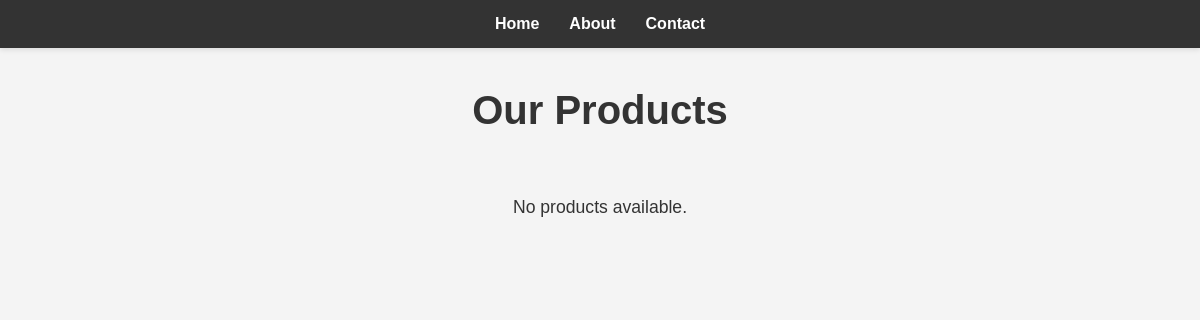
/myApp/, run on an earlier commit of the app's database.
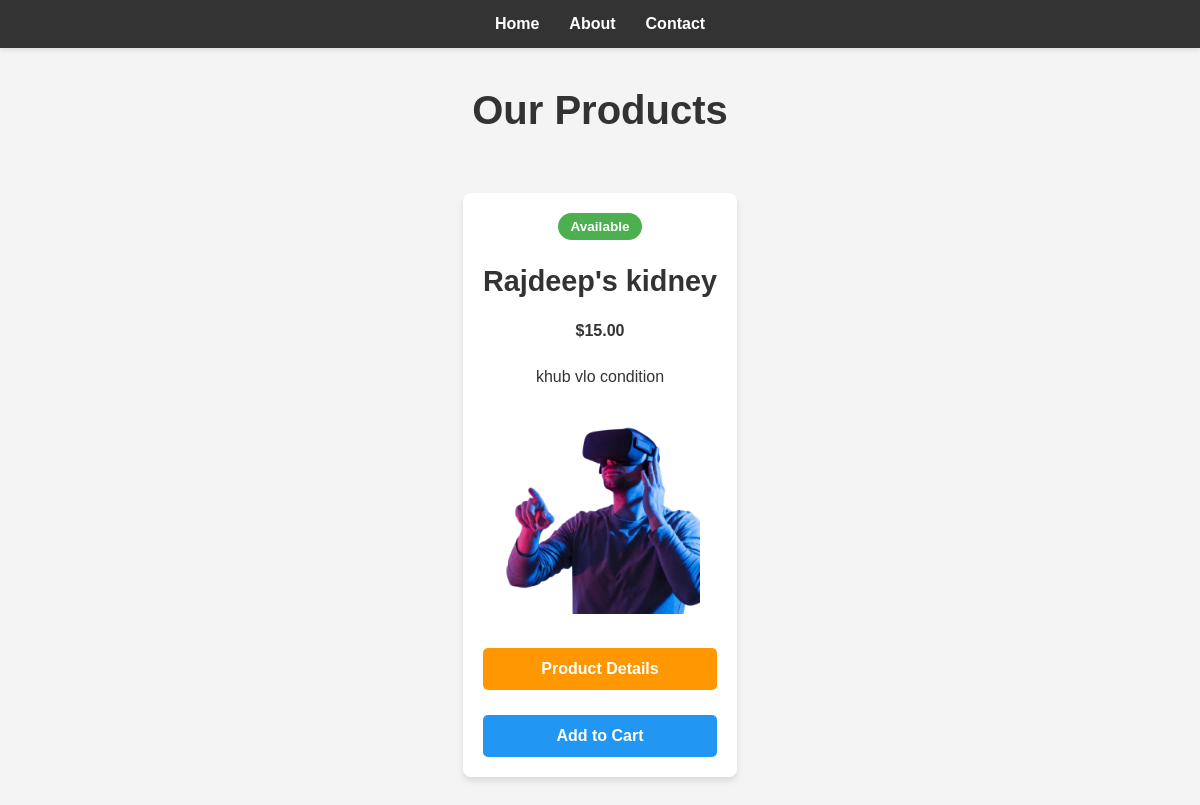
And on a later commit of the database.
### myApp/models.py (models this page shows)
class Product(models.Model):
    PRODUCT_STATUS_CHOICES = [
        ('available', 'Available'),
        ('unavailable', 'Unavailable'),
        ('out_of_stock', 'Out of Stock'),
        ('discontinued', 'Discontinued'),
    ]
    name = models.CharField(max_length=100)
    price = models.DecimalField(max_digits=10, decimal_places=2)
    image = models.ImageField(upload_to='products/')
    description = models.TextField()
    created_at = models.DateTimeField(default=timezone.now)
    status = models.CharField(max_length=20, choices=PRODUCT_STATUS_CHOICES, default='available')

### myApp/views.py (the view)
# urls.py: path('', views.app, name='app'),
def app(request):
    products = Product.objects.all()
    return render(request, 'myApp/app.html', {'products': products})

### myApp/templates/myApp/app.html
{% extends 'website/layout.html' %} {% block title %}Products{% endblock %}
{%block content %}
<h1>Our Products</h1>
<div class="products-container">
  {% for product in products %}
  <div class="product-card">
    <div class="product-status">
      {% if product.status == 'available' %}
      <span class="status-badge available">Available</span>
      {% elif product.status == 'out_of_stock' %}
      <span class="status-badge out-of-stock">Out of Stock</span>
      {% elif product.status == 'unavailable' %}
      <span class="status-badge unavailable">Unavailable</span>
      {% else %}
      <span class="status-badge discontinued">Discontinued</span>
      {% endif %}
    </div>
    <h2>{{ product.name }}</h2>
    <p><strong>${{ product.price }}</strong></p>
    <p>{{ product.description }}</p>
    <img src="{{ product.image.url }}" alt="{{ product.name }}" width="200" />
    <div class="product-card-buttons">
      <a
        href="{% url 'myApp:product_detail' product.id %}"
        class="product-details-btn"
      >
        Product Details
      </a>
      <button
        class="add-to-cart-btn {% if product.status != 'available' %}disabled{% endif %}"
        {%
        if
        product.status
        !="available"
        %}disabled{%
        endif
        %}
      >
        Add to Cart
      </button>
    </div>
  </div>
  {% empty %}
  <p>No products available.</p>
  {% endfor %}
</div>
{% endblock %}

What changed in the data, as far as the page shows it:
added Product: status "Available", name "Rajdeep's kidney", price "15.00", description "khub vlo condition", image (picture)
Also different on the page:
text no longer shown: "No products available."
